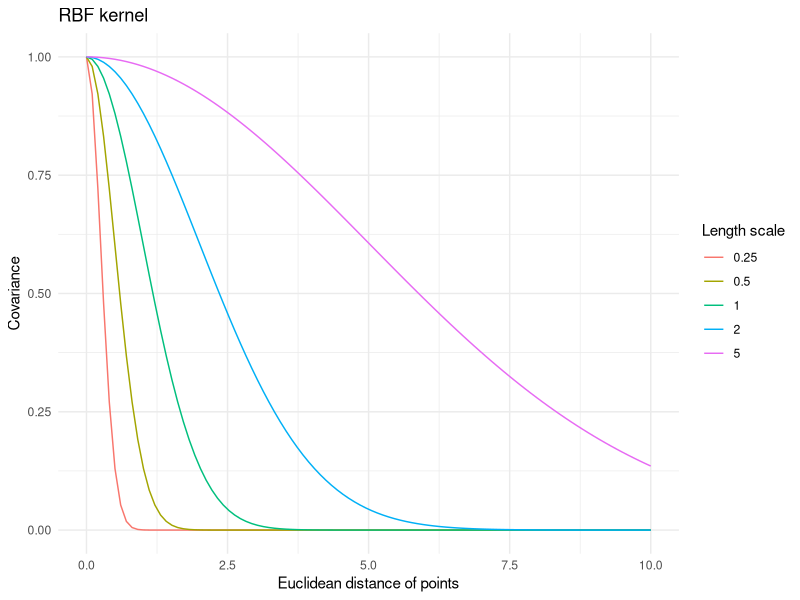
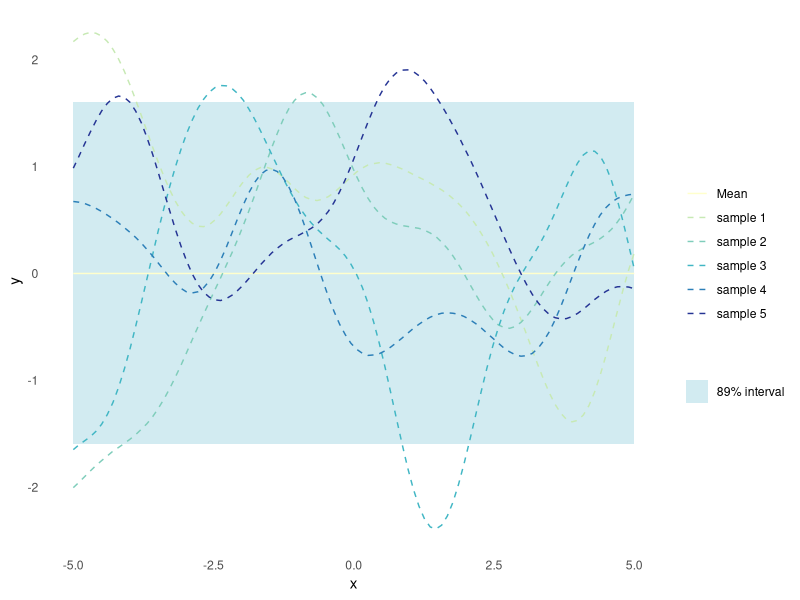
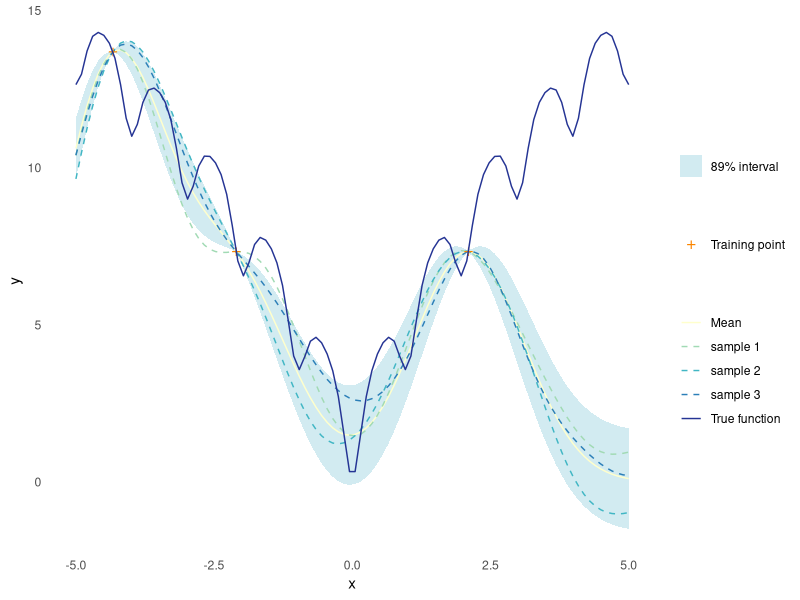
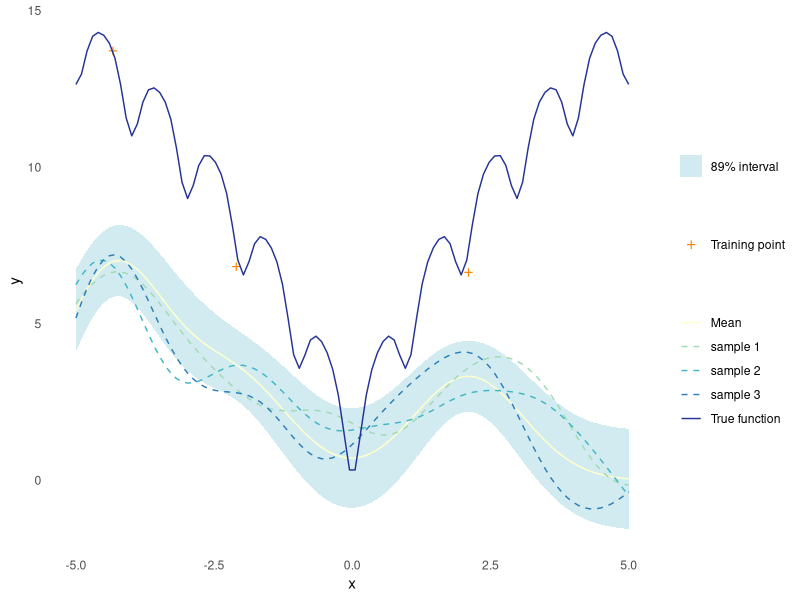
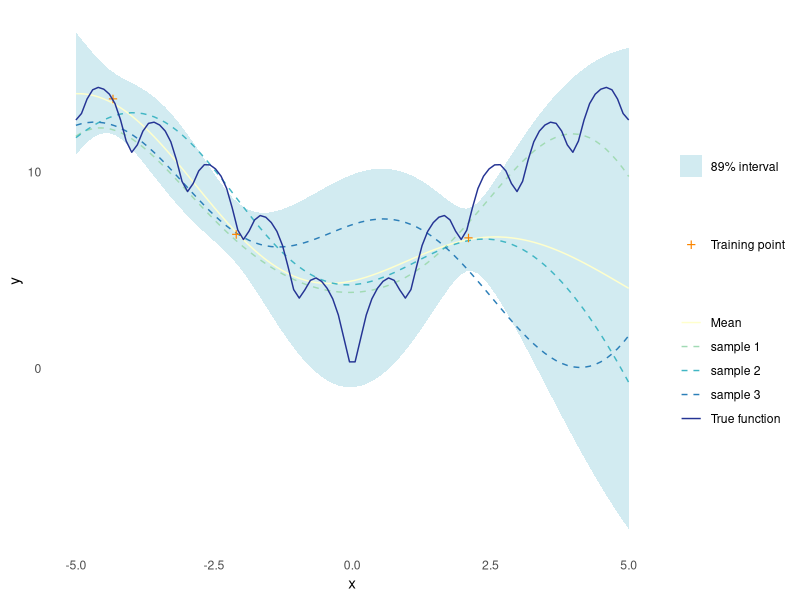
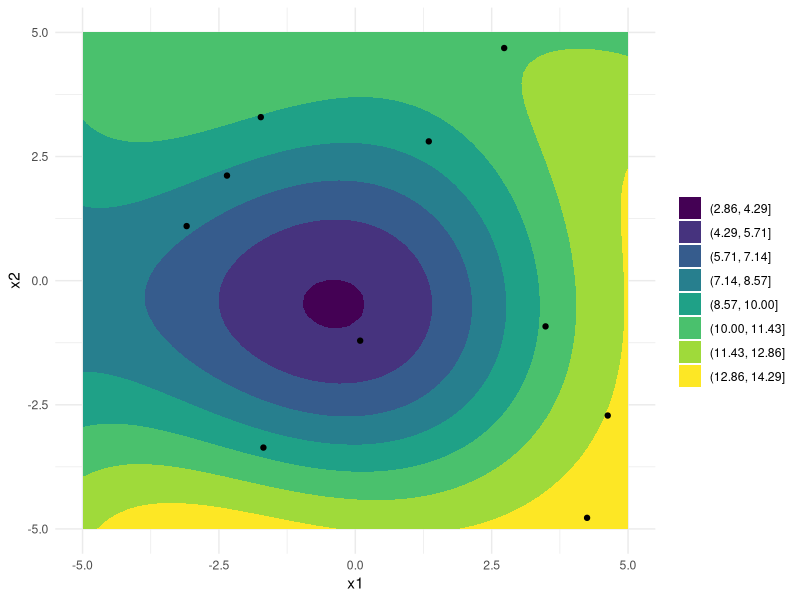
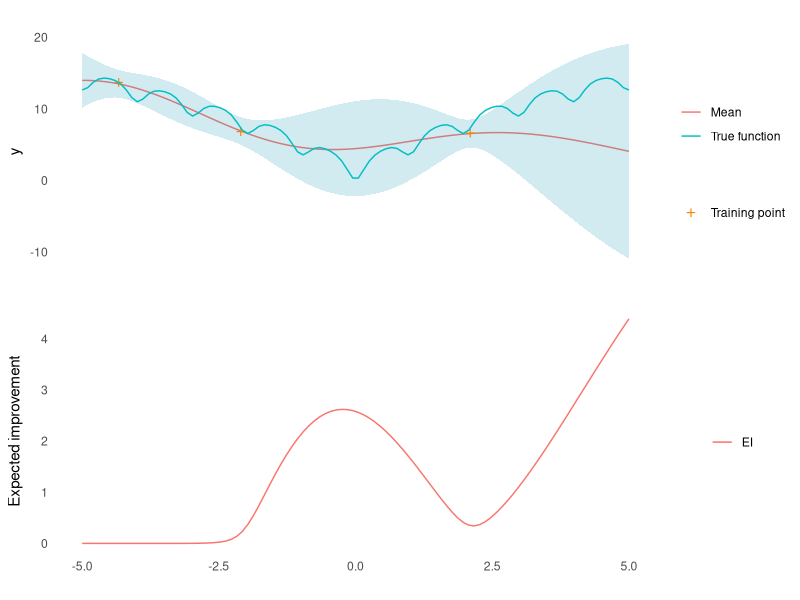
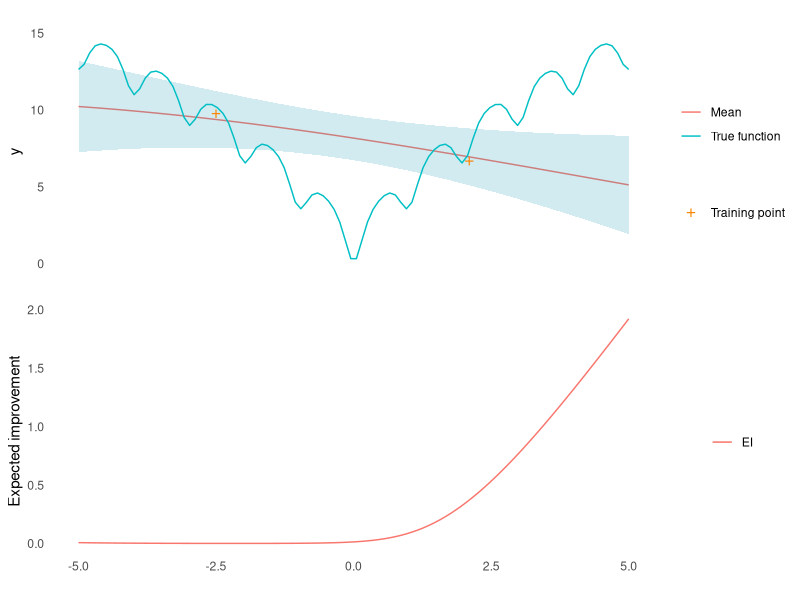

Write R code to recreate these figures, in order.
## ---- chunk 1
library(ggplot2)
library(magrittr)
set.seed(4444)
## ---- chunk 2
ackley <- function(X) {
  if (is.null(dim(X))) dim(X) <- c(1, length(X))
  d <- ncol(X)
  part1 <- -20*exp(-0.2*sqrt(1/d*rowSums(X^2)))
  part2 <- -exp(1/d*rowSums(cos(2*pi*X)))
  part1 + part2 + 20 + exp(1)
}
## ---- chunk 3
#' RBF Kernel
#'
#' @param X1 matrix of dimensions (n, d). Vectors are coerced to (1, d).
#' @param X2 matrix of dimensions (m, d). Vectors are coerced to (1, d).
#' @param l length scale
#' @param sigma_f scale parameter
#'
#' @return matrix of dimensions (n, m)
rbf_kernel <- function(X1, X2, l = 1.0, sigma_f = 1.0) {
  if (is.null(dim(X1))) dim(X1) <- c(1, length(X1))
  if (is.null(dim(X2))) dim(X2) <- c(1, length(X2))
  sqdist <- (- 2*(X1 %*% t(X2))) %>%
    add(rowSums(X1**2, dims = 1)) %>%
    sweep(2, rowSums(X2**2, dims = 1), `+`)
  sigma_f**2 * exp(-0.5 / l**2 * sqdist)
}
## ---- chunk 4
tibble::tibble(l = c(0.25, 0.5, 1, 2, 5)) %>%
  tidyr::expand_grid(x1 = seq(0, 10, length.out = 100)) %>%
  dplyr::mutate(k = purrr::map2_dbl(x1, l, ~ rbf_kernel(.x, 0, .y))) %>%
  ggplot(aes(x = x1, y = k, colour = factor(l))) +
  geom_line() +
  theme_minimal() +
  labs(
    x = "Euclidean distance of points",
    y = "Covariance",
    colour = "Length scale",
    title = "RBF kernel"
  )
## ---- chunk 5
#' Random Samples from a Multivariate Gaussian
#'
#' This implementation is similar to MASS::mvrnorm, but uses Cholesky
#' decomposition instead. This should be more stable but is less efficient than
#' the MASS implementation, which recycles the eigen decomposition for the
#' sampling part.
#'
#' @param n number of samples
#' @param mu the mean of each input dimension
#' @param sigma the covariance matrix
#' @param epsilon numerical tolerance added to the diagonal of the covariance
#'  matrix. This is necessary for the Cholesky decomposition, in some cases.
#'
#' @return matrix (n, p) of samples
rmvnorm <- function(n = 1, mu, sigma, epsilon = 1e-6) {
    p <- length(mu)
    if(!all(dim(sigma) == c(p, p))) stop("incompatible dimensions of arguments")
    ev <- eigen(sigma, symmetric = TRUE)$values
    if(!all(ev >= -epsilon*abs(ev[1L]))) {
      stop("The covariance matrix (sigma) is not positive definite")
    }
    cholesky <- chol(sigma + diag(p)*epsilon)
    sample <- rnorm(p*n, 0, 1)
    dim(sample) <- c(n, p)
    sweep(sample %*% cholesky, 2, mu, FUN = `+`)
}
## ---- chunk 6
gpr_plot <- function(samples,
                     mu,
                     sigma,
                     X_pred,
                     X_train = NULL,
                     y_train = NULL,
                     true_function = NULL) {
  n_samples <- dim(samples)[[1]]
  p <- tibble::as_tibble(
    t(samples),
    .name_repair = ~ paste("sample", seq(1, n_samples))
  ) %>%
    dplyr::mutate(
    x = X_pred,
    uncertainty = 1.6*sqrt(diag(sigma)),
    mu = mu,
    lower = mu - uncertainty,
    upper = mu + uncertainty,
    f = if (!is.null(true_function)) true_function(X_pred)
  ) %>%
    ggplot(aes(x = x)) +
    geom_ribbon(
      aes(ymin = lower, ymax = upper, fill = "89% interval"),
      alpha = 0.2
    ) +
    geom_line(aes(y = mu, colour = "Mean")) +
    theme_minimal() +
    labs(
      y = "y",
      x = "x",
      colour = "",
      fill = ""
    ) +
    theme(panel.grid = element_blank())
  p <- Reduce(
    `+`,
    init = p,
    x = lapply(paste("sample", seq(1, n_samples)), function(s) {
      geom_line(aes(y = .data[[s]], colour = s), linetype = 2)
    })
  ) +
    scale_colour_brewer(palette = "YlGnBu") +
    scale_fill_manual(values = list("89% interval" = "#219ebc"))
  if (!is.null(X_train) && !is.null(y_train)) {
    p <- p +
      geom_point(
        data = tibble::tibble(x = X_train, y = y_train),
        aes(x = x, y = y, shape = "Training point"),
        colour = "#fb8500",
        size = 4
      ) +
      scale_shape_manual(values = c("Training point" = "+")) +
      labs(shape = "")
  }
  if (!is.null(true_function)) {
    p <- p +
      geom_line(mapping = aes(y = f, colour = "True function"))
  }
  return(p)
}
## ---- chunk 7
n_samples <- 5
X_predict <- matrix(seq(-5, 5, length.out = 100), 100, 1)
mu <- rep(0, times = length(X_predict))
sigma <- rbf_kernel(X_predict, X_predict, l = 1, sigma_f = 1)
samples <- rmvnorm(n = n_samples, mu, sigma)
gpr_plot(samples, mu, sigma, X_predict)
## ---- chunk 8
#' Get Parameters of the Posterior Gaussian Process
#'
#' @param kernel kernel function used for the Gaussian process
#' @param X_pred matrix (m, d) of prediction points
#' @param X_train matrix (n, d) of training points
#' @param y_train column vector (n, 1) of training observations
#' @param noise scalar of observation noise
#' @param ... named parameters for the kernel function
#'
#' @return list of mean (mu) and covariance (sigma) for the Gaussian
posterior <- function(kernel, X_pred, X_train, y_train, noise = 1e-8, ...) {
  if (is.null(dim(X_pred))) dim(X_pred) <- c(length(X_pred), 1)
  if (is.null(dim(X_train))) dim(X_train) <- c(length(X_train), 1)
  if (is.null(dim(y_train))) dim(y_train) <- c(length(y_train), 1)
  K <- kernel(X_train, X_train, ...) + noise**2 * diag(dim(X_train)[[1]])
  K_s <- kernel(X_train, X_pred, ...)
  K_ss <- kernel(X_pred, X_pred, ...) + 1e-8 * diag(dim(X_pred)[[1]])
  # Algorithm 2.1 in [1]
  L <- t(chol(K))
  alpha <- backsolve(t(L), forwardsolve(L, y_train))
  mu <- t(K_s) %*% alpha
  v <- forwardsolve(L, K_s)
  sigma <- K_ss - t(v) %*% v
  list(mu = mu, sigma = sigma)
}
## ---- chunk 9
X_train <- matrix(c(-4.33, -2.1, 2.1), 3, 1)
y_train <- ackley(X_train)
## ---- chunk 10
X_predict <- matrix(seq(-5, 5, length.out = 100), 100, 1)
post <- posterior(rbf_kernel, X_predict, X_train, y_train)
## ---- chunk 11
mu <- c(post$mu)
sigma <- post$sigma
n_samples <- 3
samples <- rmvnorm(n = n_samples, mu, sigma)
gpr_plot(samples, mu, sigma, X_predict, X_train, y_train, ackley)
## ---- chunk 12
noise <- 1
y_train <- ackley(X_train) + noise * rnorm(length(X_train))
## ---- chunk 13
post <- posterior(rbf_kernel, X_predict, X_train, y_train, noise = noise)
mu <- post$mu
sigma <- post$sigma
n_samples <- 3
samples <- rmvnorm(n = n_samples, mu, sigma)
gpr_plot(samples, mu, sigma, X_predict, X_train, y_train, ackley)
## ---- chunk 14
#' Negative log-Likelihood of a Kernel
#'
#' @param kernel kernel function
#' @param X_train matrix (n, d) of training points
#' @param y_train column vector (n, 1) of training observations
#' @param noise scalar of observation noise
#'
#' @return function with kernel parameters as input and negative log likelihood
#' as output
nll <- function(kernel, X_train, y_train, noise) {
  function(params) {
    n <- dim(X_train)[[1]]
    K <- rlang::exec(kernel, X1 = X_train, X2 = X_train, !!!params)
    # Algorithm 2.1 in [1]
    L <- t(chol(K + noise**2 * diag(n)))
    alpha <- backsolve(t(L), forwardsolve(L, y_train))
    0.5*t(y_train)%*%alpha + sum(log(diag(L))) + 0.5*n*log(2*pi)
  }
}
## ---- chunk 15
rbf_nll <- nll(rbf_kernel, X_train, y_train, noise)
opt <- optim(par = c(1, 1), fn = rbf_nll)
## ---- chunk 16
post <- posterior(
  rbf_kernel,
  X_predict,
  X_train,
  y_train,
  noise = noise,
  l = opt$par[[1]],
  sigma_f = opt$par[[2]]
)
mu <- post$mu
sigma <- post$sigma
n_samples <- 3
samples <- rmvnorm(n = n_samples, mu, sigma)
gpr_plot(samples, mu, sigma, X_predict, X_train, y_train, ackley)
## ---- chunk 17
#' Gaussian Process Regression
#'
#' @param kernel kernel function
#' @param X_train matrix (n, d) of training points
#' @param y_train column vector (n, 1) of training observations
#' @param noise scalar of observation noise
#' @param ... named parameters of the kernel function with initial guesses
#'
#' @return function that takes a matrix of prediction points as input and
#' returns the posterior predictive distribution for the output, with the
#' variance (sigma) of each point
gpr <- function(kernel, X_train, y_train, noise = 1e-8, ...) {
  kernel_nll <- nll(kernel, X_train, y_train, noise)
  # optim keeps the names of the initial guesses, so the order doesn't matter
  opt <- optim(par = c(...), fn = kernel_nll)
  opt_param <- opt$par
  function(X_pred) {
    post <- rlang::exec(
      posterior,
      kernel = kernel,
      X_pred = X_pred,
      X_train = X_train,
      y_train = y_train,
      noise = noise,
      !!!opt_param
    )
    list(
      mu = post$mu,
      sigma = diag(post$sigma),
      parameters = opt_param
    )
  }
}
## ---- chunk 18
noise_2d <- 1
X_train_2d <- matrix(runif(20, -5, 5), 10, 2)
y_train_2d <- ackley(X_train_2d) + noise_2d * rnorm(nrow(X_train_2d))
gpr_2d <- gpr(rbf_kernel, X_train_2d, y_train_2d, noise_2d, l = 1, sigma_f = 1)
X_predict_2d <- as.matrix(expand.grid(
  seq(-5,5, length.out = 50),
  seq(-5,5, length.out = 50)
))
post <- gpr_2d(X_predict_2d)
tibble::as_tibble(X_predict_2d, .name_repair = ~ c("x1", "x2")) %>%
  dplyr::mutate(y = post$mu) %>%
  ggplot(aes(x = x1, y = x2)) +
  geom_contour_filled(aes(z = y), bins = 8) +
  geom_point(
    data = tibble::as_tibble(X_train_2d, .name_repair = ~ c("x1", "x2"))
  ) +
  theme_minimal() +
  labs(fill = "")
## ---- chunk 19
#' Expected Improvement
#'
#' @param gp a conditioned Gaussian process
#' @param X matrix (m, d) of points where EI should be evaluated
#' @param X_train matrix (n, d) of training points
#' @param xi scalar, exploration/exploitation trade off
#'
#' @return EI, vector of length m
expected_improvement <- function(gp, X, X_train, xi = 0.01) {
  post_pred <- gp(X)
  post_train <- gp(X_train)
  min_train <- min(post_train$mu)
  std <- sqrt(pmax(post_pred$sigma, 0))
  dim(std) <- c(length(std), 1)
  imp <- min_train - post_pred$mu - xi
  Z <- imp / std
  ei <- imp * pnorm(Z) + std * dnorm(Z)
  ei[std == 0.0] <- 0.0
  ei
}
## ---- chunk 20
ei_plot <- function(mu,
                    sigma,
                    X_pred,
                    X_train,
                    y_train,
                    ei,
                    true_function = NULL,
                    title = "") {
  p1 <- tibble::tibble(
    mu = mu,
    uncertainty = 1.96*sqrt(pmax(sigma, 0)),
    upper = mu + uncertainty,
    lower = mu - uncertainty,
    x = X_pred,
    f = if (!is.null(true_function)) true_function(X_pred)
  ) %>%
    ggplot(aes(x = x)) +
    geom_line(aes(y = mu, colour = "Mean")) +
    geom_ribbon(
      aes(ymin = lower, ymax = upper),
      fill = "#219ebc",
      alpha = 0.2
    ) +
    geom_point(
      data = tibble::tibble(x = X_train, y = y_train),
      aes(x = x, y = y, shape = "Training point"),
      colour = "#fb8500",
      size = 4
    ) +
    scale_shape_manual(values = c("Training point" = "+")) +
    labs(shape = "") +
    theme_minimal() +
    labs(
      y = "y",
      x = "",
      colour = "",
      title = title
    ) +
    theme(panel.grid = element_blank(), axis.text.x = element_blank())
  if (!is.null(true_function)) {
    p1 <- p1 +
      geom_line(mapping = aes(y = f, colour = "True function"))
  }
  p2 <- tibble::tibble(
    x = X_pred,
    ei = ei
  ) %>%
    ggplot() +
    geom_line(aes(x = x, y = ei, colour = "EI")) +
    theme_minimal() +
    labs(x = "", y = "Expected improvement", colour = "") +
    theme(panel.grid = element_blank())
  aligned_plots <- cowplot::align_plots(p2, p1, align = "v")
  cowplot::plot_grid(aligned_plots[[2]], aligned_plots[[1]], ncol = 1)
}
mygpr <- gpr(rbf_kernel, X_train, y_train, noise, l = 1, sigma_f = 1)
ei <- expected_improvement(mygpr, X_predict, X_train, xi = 0.1)
post <- mygpr(X_predict)
ei_plot(post$mu, post$sigma, X_predict, X_train, y_train, ei, ackley)
## ---- chunk 21
n_initial <- 2
X_initial <- matrix(c(-2.5, 2.1), n_initial, 1)
noise <- 1
y_initial <- ackley(X_initial) + noise * rnorm(n_initial)
## ---- chunk 22
gp <- gpr(rbf_kernel, X_initial, y_initial, noise, l = 1, sigma_f = 1)
X_predict <- matrix(seq(-5, 5, length.out = 100), 100, 1)
ei <- expected_improvement(gp, X_predict, X_initial, xi = 0.01)
## ---- chunk 23
post <- gp(X_predict)
ei_plot(post$mu, post$sigma, X_predict, X_initial, y_initial, ei, ackley)
## ---- chunk 24
x <- X_predict[[which.max(ei)]]
y <- ackley(x) + noise * rnorm(1)
X_train <- rbind(X_initial, matrix(x))
y_train <- c(y_initial, matrix(y))
## ---- chunk 25
n_iterations <- 5
## ---- chunk 26
plots <- lapply(seq_len(n_iterations), function(i) {
  gp <- gpr(rbf_kernel, X_train, y_train, noise, l = 1, sigma_f = 1)
  ei <- expected_improvement(gp, X_predict, X_train, xi = 0.01)
  post <- gp(X_predict)
  p <- ei_plot(
    post$mu,
    post$sigma,
    X_predict,
    X_train,
    y_train,
    ei,
    ackley,
    title = paste("Iteration", i)
  )
  x <- X_predict[[which.max(ei)]]
  y <- ackley(x) + noise * rnorm(1)
  X_train <<- rbind(X_train, matrix(x))
  y_train <<- c(y_train, matrix(y))
  p
})
## ---- chunk 27
for (p in plots) print(p)
## ---- chunk 28
n_initial <- 4
X_initial <- c(5, -5, 2.1, -2.1, 4.7, -4.7, -2.5, -2.5) %>%
  matrix(n_initial, 2)
noise <- 1
y_initial <- ackley(X_initial) + noise * rnorm(n_initial)
## ---- chunk 29
gp <- gpr(rbf_kernel, X_initial, y_initial, noise, l = 1, sigma_f = 1)
X_predict <- seq(-5, 5, length.out = 50) %>%
  expand.grid(.,.) %>%
  as.matrix()
ei <- expected_improvement(gp, X_predict, X_initial, xi = 0.01)
## ---- chunk 30
post <- gp(X_predict)
tibble::as_tibble(X_predict, .name_repair = ~ c("x1", "x2")) %>%
  dplyr::mutate(y = post$mu) %>%
  ggplot(aes(x = x1, y = x2)) +
  geom_contour_filled(aes(z = y), bins = 8) +
  geom_point(
    data = tibble::as_tibble(X_initial, .name_repair = ~ c("x1", "x2"))
  ) +
  geom_point(
    data = tibble::as_tibble(
      t(X_predict[which.max(ei), ]),
      .name_repair = ~ c("x1", "x2")
    ),
    mapping = aes(colour = "max EI")
  ) +
  theme_minimal() +
  labs(fill = "", colour = "")
## ---- chunk 31
x <- X_predict[which.max(ei), ]
y <- ackley(x) + noise * rnorm(1)
X_train <- rbind(X_initial, x)
y_train <- c(y_initial, matrix(y))
## ---- chunk 32
n_iterations <- 8
## ---- chunk 33
plots <- lapply(seq_len(n_iterations), function(i) {
  gp <- gpr(rbf_kernel, X_train, y_train, noise, l = 1, sigma_f = 1)
  ei <- expected_improvement(gp, X_predict, X_train, xi = 0.01)
  post <- gp(X_predict)
  x <- X_predict[which.max(ei), ]
  p <- tibble::as_tibble(X_predict, .name_repair = ~ c("x1", "x2")) %>%
    dplyr::mutate(y = post$mu) %>%
    ggplot(aes(x = x1, y = x2)) +
    geom_contour_filled(aes(z = y), bins = 8) +
    geom_point(
      data = tibble::as_tibble(X_train, .name_repair = ~ c("x1", "x2"))
    ) +
    geom_point(
      data = tibble::as_tibble(t(x), .name_repair = ~ c("x1", "x2")),
      mapping = aes(colour = "max EI")
    ) +
    theme_minimal() +
    labs(fill = "", colour = "", title = paste("Iteration", i))
  y <- ackley(x) + noise * rnorm(1)
  X_train <<- rbind(X_train, x)
  y_train <<- c(y_train, matrix(y))
  p
})
## ---- chunk 34
for (p in plots[5:8]) print(p)
